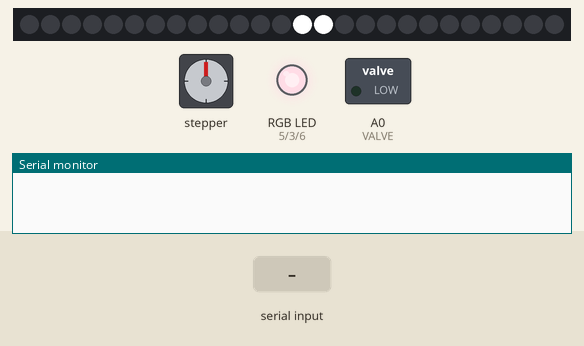
This sketch was run on a simulated Arduino Uno, built with avr-gcc and run on an emulated ATmega328P. Parts: stepper motor, 26 RGB LEDs in strip order, left to right, switched loads named in the sketch (green lamp = pin HIGH), an RGB LED mixed from three pins (HIGH = lit), the last lines printed to the serial monitor. Wiring (inferred from the names in the program): stepper motor driver (200 steps per turn assumed): step pin 9; direction pin 10; enable pin 8. The inputs (shaded band) are chosen by the test bench. Random numbers use the default seed unless the sketch sets one; pins used as bus, display or sensor lines are not drawn.

Above: at 1.2 s.
1.3 s: "1\n" received over Serial
At 3.5 s:
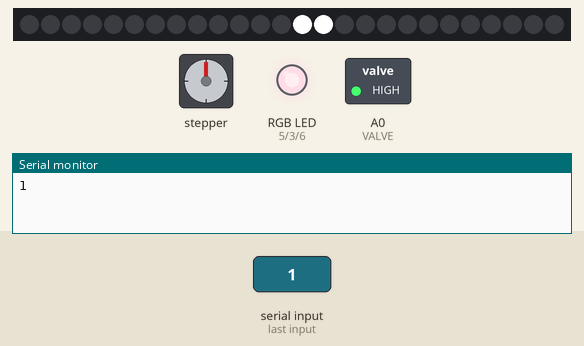
3.8 s: "4\n" received over Serial
At 5.5 s:
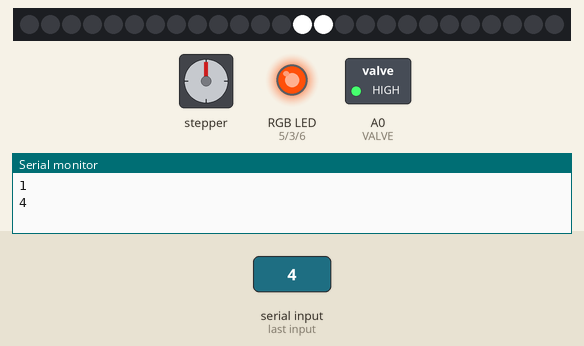
Timing chart, 0 to 7.0 s (numbered marks = the images above; inputs shaded):
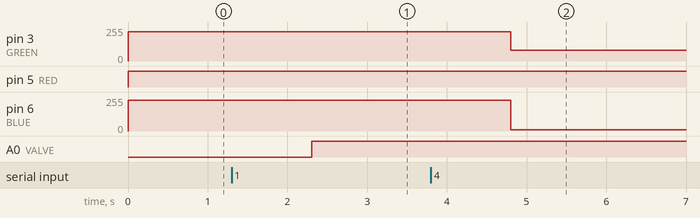

Measured:
- after the input at 1.3 s, A0 (VALVE): LOW → HIGH after 1.0 s
- after the input at 3.8 s, pin 3 (GREEN): 220/255 → 80/255 after 1.0 s; pin 6 (BLUE): 230/255 → 10/255 after 1.0 s

The sketch:

BioZen2.ino
```cpp
 #include <Adafruit_NeoPixel.h>

#define RED 5
#define GREEN 3
#define BLUE 6

#define PUMP 0
#define VALVE A0

#define NeoPixel A1

#define NUMPIXELS 26


#define enPin 8
#define dirPin 10
#define stepPin 9


Adafruit_NeoPixel pixels(NUMPIXELS, NeoPixel, NEO_GRB + NEO_KHZ800);

unsigned long previousMillis = -4000000;
unsigned long previousMillis2 = 0;

bool rain, mist, sun, lighting, rainbow = false;


const int stepsPerRevolution = 200;


void setup() {
  Serial.begin(9600);
  Serial.setTimeout(1000);

  pinMode(VALVE, OUTPUT);
  pinMode(RED, OUTPUT);
  pinMode(GREEN, OUTPUT);
  pinMode(BLUE, OUTPUT);

  pixels.begin();
  pixels.setBrightness(255);

   pinMode(stepPin, OUTPUT);
   pinMode(dirPin, OUTPUT);
   pinMode(enPin, OUTPUT);

   digitalWrite(enPin, HIGH);
}

int sunsetting = 4;

void serialLoop(){
  int data = Serial.readString().toInt();
  Serial.println(data);
  lighting = false;
  switch(data){
    case 1: rain = true; lighting, rainbow = false; break;
    //case 'm':  mist = !mist; break;
    case 2: rain, lighting, rainbow = false; break;
    case 3: lighting, rain = true; rainbow = false;  break;
    case 4: sunsetting = 1; break;
    case 5: sunsetting = 2; break;
    case 6: sunsetting = 3; break;
    case 7: sunsetting = 4; break;
    case 8: digitalWrite(enPin, !digitalRead(enPin)); break;
    case 9: rainbow, rain = true;  lighting = false;  break;
  }
}

int time = 12;
void SunClock(){
  unsigned long currentMillis = millis();
  if (currentMillis - previousMillis >= 3600000) {
    previousMillis = currentMillis;
    time++;
    if(time >= 25){
      time = 1;
    }
      pixels.clear();
      if(time > 20 || time < 6){
        pixels.setPixelColor(time, pixels.Color(255, 100, 1));
        pixels.setPixelColor(time+1, pixels.Color(255, 100, 1));
      }else{
        pixels.setPixelColor(time, pixels.Color(255, 255, 255));
        pixels.setPixelColor(time+1, pixels.Color(255, 255, 255));
      }
  }
  pixels.show();
}

void Lighting(){
  if(lighting){
    int brightint = random(40, 100);
    double brightness = brightint/100.0;
    int durration = random(200, 600);
    for(int i = 0; i < random(0,5); i++){
      analogWrite(RED, 125*brightness);
      analogWrite(GREEN, 249*brightness);
      analogWrite(BLUE, 255*brightness);
      delay(durration);
      analogWrite(RED, 0);
      analogWrite(GREEN, 0);
      analogWrite(BLUE, 0);
      delay(durration/2);
    }
  }
}

void Sunrise(){
  analogWrite(RED, 255);
  analogWrite(GREEN, 80);
  analogWrite(BLUE, 10);
}

void Day(){
  analogWrite(RED, 255);
  analogWrite(GREEN, 125);
  analogWrite(BLUE, 10);
}

void Sunset(){
  analogWrite(RED, 255);
  analogWrite(GREEN, 50);
  analogWrite(BLUE, 2);
}

void Night(){
  analogWrite(RED, 255);
  analogWrite(GREEN, 220);
  analogWrite(BLUE, 230);
}

void CloudLight(){
  switch(sunsetting){
    case 1: Sunrise();break;
    case 2: Day();break;
    case 3: Sunset();break;
    case 4: Night(); break;
  }
}

void Mist(){
  if(mist){
    digitalWrite(PUMP, HIGH);
  }else{
    digitalWrite(PUMP, LOW);
  }
}

void Rain(){
  if(rain){
    mist = true;
    digitalWrite(VALVE, HIGH);
  }else{
    mist = false;
    digitalWrite(VALVE, LOW);
  }
}

bool up = true;

void Oss(){
  unsigned long currentMillis = millis();
  if (currentMillis - previousMillis2 >= 30000){
    previousMillis2 = currentMillis;
    up = !up;
    if(up){
      digitalWrite(dirPin, LOW);
    }else{
      digitalWrite(dirPin, HIGH);
    }
  }
   digitalWrite(stepPin, HIGH);
   delay(3);
   digitalWrite(stepPin, LOW);
   delay(3);
}


void Rainbow(){

  if(rainbow){
    rain = true;
    pixels.setBrightness(100);
    for(int i = 0; i < NUMPIXELS; i++){
      switch(i%7){
        case 1:  pixels.setPixelColor(i, pixels.Color(255, 0, 0)); break;
        case 2:  pixels.setPixelColor(i, pixels.Color(255, 128, 0)); break;
        case 3:  pixels.setPixelColor(i, pixels.Color(255, 255, 0)); break;
        case 4:  pixels.setPixelColor(i, pixels.Color(0, 255, 0)); break;
        case 5:  pixels.setPixelColor(i, pixels.Color(0, 255, 255)); break;
        case 6:  pixels.setPixelColor(i, pixels.Color(127, 0, 255)); break;
        case 0:  pixels.setPixelColor(i, pixels.Color(255, 51, 119)); break;
      }
    }
  }
}
void loop() {
  if (Serial.available()) {
    serialLoop();
  }
  SunClock();
  CloudLight();
  Lighting();
  Mist();
  Rain();
  Oss();
  Rainbow();

}
```
